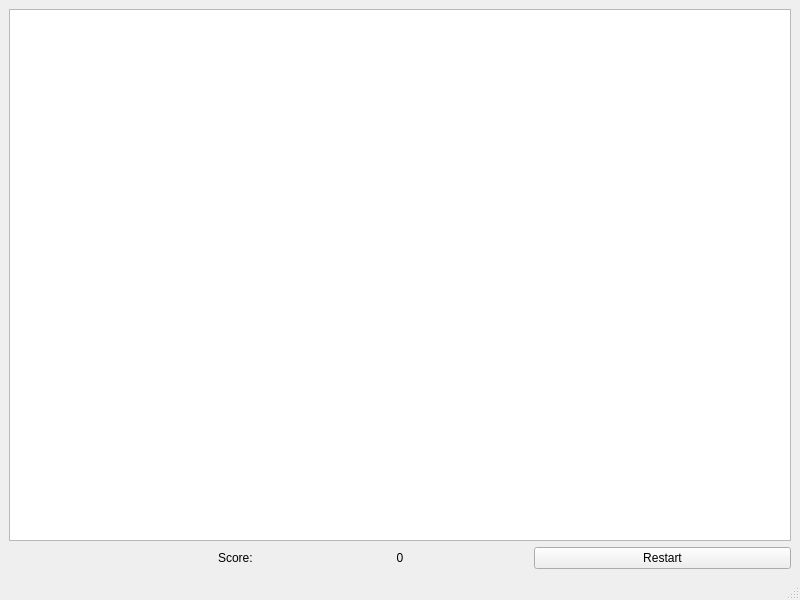
<?xml version="1.0" encoding="UTF-8"?>
<ui version="4.0">
 <class>MainWindow</class>
 <widget class="QMainWindow" name="MainWindow">
  <property name="geometry">
   <rect>
    <x>0</x>
    <y>0</y>
    <width>800</width>
    <height>600</height>
   </rect>
  </property>
  <property name="sizePolicy">
   <sizepolicy hsizetype="MinimumExpanding" vsizetype="MinimumExpanding">
    <horstretch>0</horstretch>
    <verstretch>0</verstretch>
   </sizepolicy>
  </property>
  <property name="windowTitle">
   <string>MainWindow</string>
  </property>
  <widget class="QWidget" name="centralwidget">
   <property name="sizePolicy">
    <sizepolicy hsizetype="Minimum" vsizetype="Minimum">
     <horstretch>0</horstretch>
     <verstretch>0</verstretch>
    </sizepolicy>
   </property>
   <layout class="QVBoxLayout" name="verticalLayout">
    <item>
     <widget class="QGraphicsView" name="graphicsView">
      <property name="sizePolicy">
       <sizepolicy hsizetype="Expanding" vsizetype="Expanding">
        <horstretch>0</horstretch>
        <verstretch>0</verstretch>
       </sizepolicy>
      </property>
     </widget>
    </item>
    <item>
     <layout class="QHBoxLayout" name="horizontalLayout">
      <item>
       <widget class="QLabel" name="scoreLabel">
        <property name="text">
         <string>Score:    </string>
        </property>
        <property name="alignment">
         <set>Qt::AlignRight|Qt::AlignTrailing|Qt::AlignVCenter</set>
        </property>
       </widget>
      </item>
      <item>
       <widget class="QLabel" name="score">
        <property name="text">
         <string>0</string>
        </property>
        <property name="alignment">
         <set>Qt::AlignCenter</set>
        </property>
       </widget>
      </item>
      <item>
       <widget class="QPushButton" name="restart">
        <property name="text">
         <string>Restart</string>
        </property>
       </widget>
      </item>
     </layout>
    </item>
   </layout>
  </widget>
  <widget class="QMenuBar" name="menubar">
   <property name="geometry">
    <rect>
     <x>0</x>
     <y>0</y>
     <width>800</width>
     <height>25</height>
    </rect>
   </property>
  </widget>
  <widget class="QStatusBar" name="statusbar"/>
 </widget>
 <resources/>
 <connections/>
</ui>
